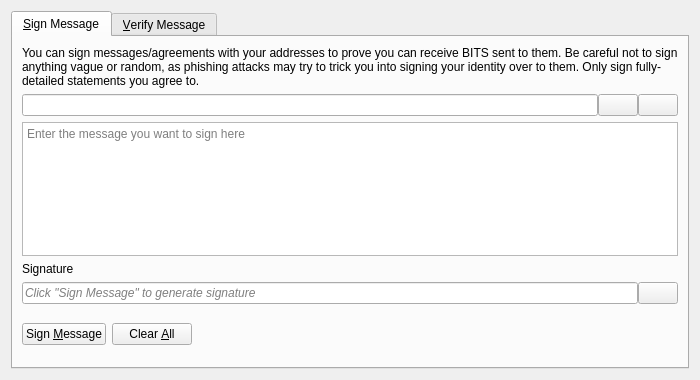
<?xml version="1.0" encoding="UTF-8"?>
<ui version="4.0">
 <class>SignVerifyMessageDialog</class>
 <widget class="QDialog" name="SignVerifyMessageDialog">
  <property name="geometry">
   <rect>
    <x>0</x>
    <y>0</y>
    <width>700</width>
    <height>380</height>
   </rect>
  </property>
  <property name="windowTitle">
   <string>Signatures - Sign / Verify a Message</string>
  </property>
  <property name="modal">
   <bool>true</bool>
  </property>
  <layout class="QVBoxLayout" name="verticalLayout">
   <item>
    <widget class="QTabWidget" name="tabWidget">
     <property name="currentIndex">
      <number>0</number>
     </property>
     <widget class="QWidget" name="tabSignMessage">
      <attribute name="title">
       <string>&amp;Sign Message</string>
      </attribute>
      <layout class="QVBoxLayout" name="verticalLayout_SM">
       <item>
        <widget class="QLabel" name="infoLabel_SM">
         <property name="text">
          <string>You can sign messages/agreements with your addresses to prove you can receive BITS sent to them. Be careful not to sign anything vague or random, as phishing attacks may try to trick you into signing your identity over to them. Only sign fully-detailed statements you agree to.</string>
         </property>
         <property name="textFormat">
          <enum>Qt::PlainText</enum>
         </property>
         <property name="wordWrap">
          <bool>true</bool>
         </property>
        </widget>
       </item>
       <item>
        <layout class="QHBoxLayout" name="horizontalLayout_1_SM">
         <property name="spacing">
          <number>0</number>
         </property>
         <item>
          <widget class="QValidatedLineEdit" name="addressIn_SM">
           <property name="toolTip">
            <string>The Playchain address to sign the message with</string>
           </property>
          </widget>
         </item>
         <item>
          <widget class="QPushButton" name="addressBookButton_SM">
           <property name="toolTip">
            <string>Choose previously used address</string>
           </property>
           <property name="text">
            <string/>
           </property>
           <property name="icon">
            <iconset resource="../bitcoin.qrc">
             <normaloff>:/icons/address-book</normaloff>:/icons/address-book</iconset>
           </property>
           <property name="shortcut">
            <string>Alt+A</string>
           </property>
           <property name="autoDefault">
            <bool>false</bool>
           </property>
          </widget>
         </item>
         <item>
          <widget class="QPushButton" name="pasteButton_SM">
           <property name="toolTip">
            <string>Paste address from clipboard</string>
           </property>
           <property name="text">
            <string/>
           </property>
           <property name="icon">
            <iconset resource="../bitcoin.qrc">
             <normaloff>:/icons/editpaste</normaloff>:/icons/editpaste</iconset>
           </property>
           <property name="shortcut">
            <string>Alt+P</string>
           </property>
           <property name="autoDefault">
            <bool>false</bool>
           </property>
          </widget>
         </item>
        </layout>
       </item>
       <item>
        <widget class="QPlainTextEdit" name="messageIn_SM">
         <property name="toolTip">
          <string>Enter the message you want to sign here</string>
         </property>
         <property name="placeholderText">
          <string>Enter the message you want to sign here</string>
         </property>
        </widget>
       </item>
       <item>
        <widget class="QLabel" name="signatureLabel_SM">
         <property name="text">
          <string>Signature</string>
         </property>
         <property name="textFormat">
          <enum>Qt::PlainText</enum>
         </property>
        </widget>
       </item>
       <item>
        <layout class="QHBoxLayout" name="horizontalLayout_2_SM">
         <property name="spacing">
          <number>0</number>
         </property>
         <item>
          <widget class="QLineEdit" name="signatureOut_SM">
           <property name="placeholderText">
            <string>Click "Sign Message" to generate signature</string>
           </property>
           <property name="font">
            <font>
             <italic>true</italic>
            </font>
           </property>
           <property name="readOnly">
            <bool>true</bool>
           </property>
          </widget>
         </item>
         <item>
          <widget class="QPushButton" name="copySignatureButton_SM">
           <property name="toolTip">
            <string>Copy the current signature to the system clipboard</string>
           </property>
           <property name="text">
            <string/>
           </property>
           <property name="icon">
            <iconset resource="../bitcoin.qrc">
             <normaloff>:/icons/editcopy</normaloff>:/icons/editcopy</iconset>
           </property>
           <property name="autoDefault">
            <bool>false</bool>
           </property>
          </widget>
         </item>
        </layout>
       </item>
       <item>
        <layout class="QHBoxLayout" name="horizontalLayout_3_SM">
         <item>
          <widget class="QPushButton" name="signMessageButton_SM">
           <property name="toolTip">
            <string>Sign the message to prove you own this Playchain address</string>
           </property>
           <property name="text">
            <string>Sign &amp;Message</string>
           </property>
           <property name="icon">
            <iconset resource="../bitcoin.qrc">
             <normaloff>:/icons/edit</normaloff>:/icons/edit</iconset>
           </property>
           <property name="autoDefault">
            <bool>false</bool>
           </property>
          </widget>
         </item>
         <item>
          <widget class="QPushButton" name="clearButton_SM">
           <property name="toolTip">
            <string>Reset all sign message fields</string>
           </property>
           <property name="text">
            <string>Clear &amp;All</string>
           </property>
           <property name="icon">
            <iconset resource="../bitcoin.qrc">
             <normaloff>:/icons/remove</normaloff>:/icons/remove</iconset>
           </property>
           <property name="autoDefault">
            <bool>false</bool>
           </property>
          </widget>
         </item>
         <item>
          <spacer name="horizontalSpacer_1_SM">
           <property name="orientation">
            <enum>Qt::Horizontal</enum>
           </property>
           <property name="sizeHint" stdset="0">
            <size>
             <width>40</width>
             <height>48</height>
            </size>
           </property>
          </spacer>
         </item>
         <item>
          <widget class="QLabel" name="statusLabel_SM">
           <property name="font">
            <font>
             <weight>75</weight>
             <bold>true</bold>
            </font>
           </property>
           <property name="text">
            <string/>
           </property>
           <property name="wordWrap">
            <bool>true</bool>
           </property>
          </widget>
         </item>
         <item>
          <spacer name="horizontalSpacer_2_SM">
           <property name="orientation">
            <enum>Qt::Horizontal</enum>
           </property>
           <property name="sizeHint" stdset="0">
            <size>
             <width>40</width>
             <height>48</height>
            </size>
           </property>
          </spacer>
         </item>
        </layout>
       </item>
      </layout>
     </widget>
     <widget class="QWidget" name="tabVerifyMessage">
      <attribute name="title">
       <string>&amp;Verify Message</string>
      </attribute>
      <layout class="QVBoxLayout" name="verticalLayout_VM">
       <item>
        <widget class="QLabel" name="infoLabel_VM">
         <property name="text">
          <string>Enter the receiver's address, message (ensure you copy line breaks, spaces, tabs, etc. exactly) and signature below to verify the message. Be careful not to read more into the signature than what is in the signed message itself, to avoid being tricked by a man-in-the-middle attack. Note that this only proves the signing party receives with the address, it cannot prove sendership of any transaction!</string>
         </property>
         <property name="textFormat">
          <enum>Qt::PlainText</enum>
         </property>
         <property name="alignment">
          <set>Qt::AlignLeading|Qt::AlignLeft|Qt::AlignTop</set>
         </property>
         <property name="wordWrap">
          <bool>true</bool>
         </property>
        </widget>
       </item>
       <item>
        <layout class="QHBoxLayout" name="horizontalLayout_1_VM">
         <property name="spacing">
          <number>0</number>
         </property>
         <item>
          <widget class="QValidatedLineEdit" name="addressIn_VM">
           <property name="toolTip">
            <string>The Playchain address the message was signed with</string>
           </property>
          </widget>
         </item>
         <item>
          <widget class="QPushButton" name="addressBookButton_VM">
           <property name="toolTip">
            <string>Choose previously used address</string>
           </property>
           <property name="text">
            <string/>
           </property>
           <property name="icon">
            <iconset resource="../bitcoin.qrc">
             <normaloff>:/icons/address-book</normaloff>:/icons/address-book</iconset>
           </property>
           <property name="shortcut">
            <string>Alt+A</string>
           </property>
           <property name="autoDefault">
            <bool>false</bool>
           </property>
          </widget>
         </item>
        </layout>
       </item>
       <item>
        <widget class="QPlainTextEdit" name="messageIn_VM">
          <property name="toolTip">
            <string>The signed message to verify</string>
          </property>
          <property name="placeholderText">
            <string>The signed message to verify</string>
          </property>
        </widget>
       </item>
       <item>
        <widget class="QValidatedLineEdit" name="signatureIn_VM">
          <property name="toolTip">
            <string>The signature given when the message was signed</string>
          </property>
          <property name="placeholderText">
            <string>The signature given when the message was signed</string>
          </property>
        </widget>
       </item>
       <item>
        <layout class="QHBoxLayout" name="horizontalLayout_2_VM">
         <item>
          <widget class="QPushButton" name="verifyMessageButton_VM">
           <property name="toolTip">
            <string>Verify the message to ensure it was signed with the specified Playchain address</string>
           </property>
           <property name="text">
            <string>Verify &amp;Message</string>
           </property>
           <property name="icon">
            <iconset resource="../bitcoin.qrc">
             <normaloff>:/icons/transaction_0</normaloff>:/icons/transaction_0</iconset>
           </property>
           <property name="autoDefault">
            <bool>false</bool>
           </property>
          </widget>
         </item>
         <item>
          <widget class="QPushButton" name="clearButton_VM">
           <property name="toolTip">
            <string>Reset all verify message fields</string>
           </property>
           <property name="text">
            <string>Clear &amp;All</string>
           </property>
           <property name="icon">
            <iconset resource="../bitcoin.qrc">
             <normaloff>:/icons/remove</normaloff>:/icons/remove</iconset>
           </property>
           <property name="autoDefault">
            <bool>false</bool>
           </property>
          </widget>
         </item>
         <item>
          <spacer name="horizontalSpacer_1_VM">
           <property name="orientation">
            <enum>Qt::Horizontal</enum>
           </property>
           <property name="sizeHint" stdset="0">
            <size>
             <width>40</width>
             <height>48</height>
            </size>
           </property>
          </spacer>
         </item>
         <item>
          <widget class="QLabel" name="statusLabel_VM">
           <property name="font">
            <font>
             <weight>75</weight>
             <bold>true</bold>
            </font>
           </property>
           <property name="text">
            <string/>
           </property>
           <property name="wordWrap">
            <bool>true</bool>
           </property>
          </widget>
         </item>
         <item>
          <spacer name="horizontalSpacer_2_VM">
           <property name="orientation">
            <enum>Qt::Horizontal</enum>
           </property>
           <property name="sizeHint" stdset="0">
            <size>
             <width>40</width>
             <height>48</height>
            </size>
           </property>
          </spacer>
         </item>
        </layout>
       </item>
      </layout>
     </widget>
    </widget>
   </item>
  </layout>
 </widget>
 <customwidgets>
  <customwidget>
   <class>QValidatedLineEdit</class>
   <extends>QLineEdit</extends>
   <header>qt/qvalidatedlineedit.h</header>
  </customwidget>
 </customwidgets>
 <resources>
  <include location="../bitcoin.qrc"/>
 </resources>
 <connections/>
</ui>
